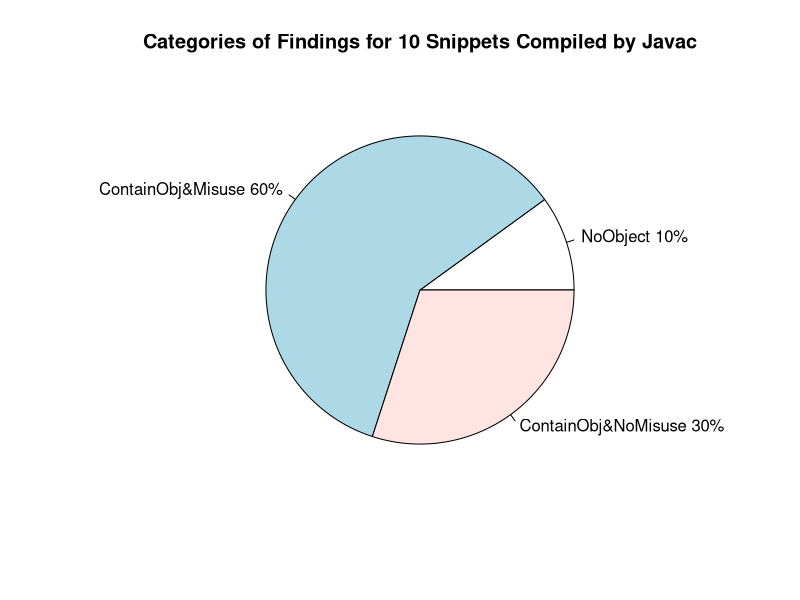

Generate this figure with R:

png(file="PieJavaC.png", width     = 3.25,
  height    = 2.25,
  units     = "in",
  res       = 1200,
  pointsize = 4)

slices <- c(1, 6, 3)

lbls <- c("NoObject", "ContainObj&Misuse", "ContainObj&NoMisuse")
pct <- round(slices/sum(slices)*100)
lbls <- paste(lbls, pct) # add percents to labels 
lbls <- paste(lbls,"%",sep="")

pie(slices, labels = lbls, main = "Categories of Findings for 10 Snippets Compiled by Javac")
